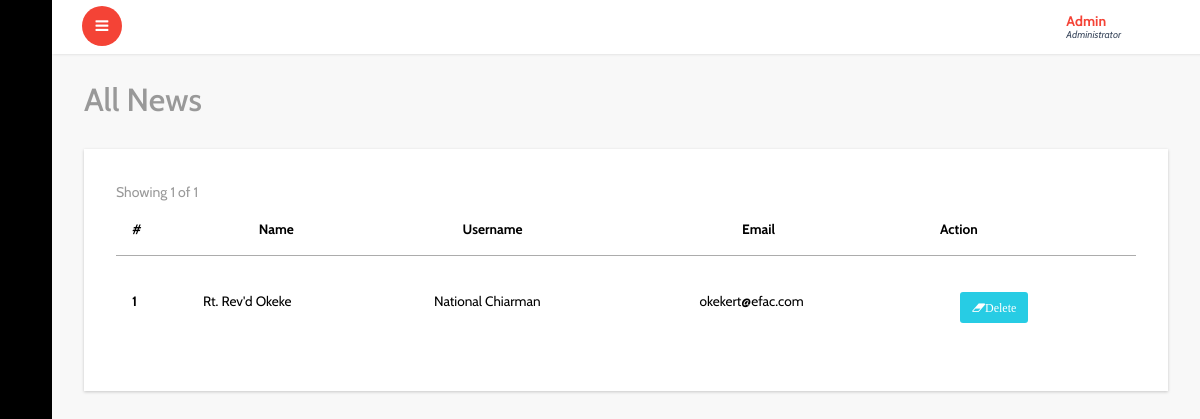
Page /admin/all-excos.php (signed in) on the committed database.
### tables this page shows
CREATE TABLE `excos` (
  `id` int(11) NOT NULL,
  `name` varchar(75) NOT NULL,
  `office` varchar(75) NOT NULL,
  `zone` varchar(75) NOT NULL,
  `phone` varchar(12) NOT NULL,
  `email` varchar(75) NOT NULL
);

### idiorm.php (called while the page is built, shortened)
<?php
    class ORM implements ArrayAccess {
        protected static $_default_config = array(
            'connection_string' => 'sqlite::memory:',
            'id_column' => 'id',
            'id_column_overrides' => array(),
            'error_mode' => PDO::ERRMODE_EXCEPTION,
            'username' => null,
            'password' => null,
            'driver_options' => null,
            'identifier_quote_character' => null,
            'limit_clause_style' => null,
            'logging' => false,
            'logger' => null,
            'caching' => false,
            'caching_auto_clear' => false,
            'return_result_sets' => false,
        );
        protected static $_config = array();
        protected static $_db = array();
        protected static $_last_statement = null;
        protected $_connection_name;
        protected $_table_name;
        protected $_values = array();
        protected $_result_columns = array('*');
        protected $_join_sources = array();
        protected $_order_by = array();
        protected $_group_by = array();
        public static function configure($key, $value = null, $connection_name = self::DEFAULT_CONNECTION) {
            if (is_array($key)) {
                foreach ($key as $conf_key => $conf_value) {
                    self::configure($conf_key, $conf_value, $connection_name);
                }
            } else {
                if (is_null($value)) {
                    $value = $key;
                    $key = 'connection_string';
                }
                self::$_config[$connection_name][$key] = $value;
            }
        }
        public static function for_table($table_name, $connection_name = self::DEFAULT_CONNECTION) {
            return new self($table_name, array(), $connection_name);
        }
        protected static function _setup_db_config($connection_name) {
            if (!array_key_exists($connection_name, self::$_config)) {
                self::$_config[$connection_name] = self::$_default_config;
            }
        }
        public static function set_db($db, $connection_name = self::DEFAULT_CONNECTION) {
            self::$_db[$connection_name] = $db;
        }
        protected static function _setup_identifier_quote_character($connection_name) {
            if (is_null(self::$_config[$connection_name]['identifier_quote_character'])) {
                self::$_config[$connection_name]['identifier_quote_character'] =
                    self::_detect_identifier_quote_character($connection_name);
            }
        }
        public static function _setup_limit_clause_style($connection_name) {
            if (is_null(self::$_config[$connection_name]['limit_clause_style'])) {
                self::$_config[$connection_name]['limit_clause_style'] =
                    self::_detect_limit_clause_style($connection_name);
            }
        }
        protected static function _detect_identifier_quote_character($connection_name) {
            switch(self::get_db($connection_name)->getAttribute(PDO::ATTR_DRIVER_NAME)) {
                case 'mysql':
                case 'sqlite':
                case 'sqlite2':
                default:
                    return '`';
            }
        }
        protected static function _detect_limit_clause_style($connection_name) {
            switch(self::get_db($connection_name)->getAttribute(PDO::ATTR_DRIVER_NAME)) {
                default:
                    return ORM::LIMIT_STYLE_LIMIT;
            }
        }
        public static function get_db($connection_name = self::DEFAULT_CONNECTION) {
            return self::$_db[$connection_name];
        }
        public static function get_last_statement() {
            return self::$_last_statement;
        }
        protected static function _execute($query, $parameters = array(), $connection_name = self::DEFAULT_CONNECTION) {
            $statement = self::get_db($connection_name)->prepare($query);
            self::$_last_statement = $statement;
            $time = microtime(true);
            $q = $statement->execute();
            return $q;
        }
        protected static function _log_query($query, $parameters, $connection_name, $query_time) {
            if (!self::$_config[$connection_name]['logging']) {
                return false;
            }
            return true;
        }
        protected function __construct($table_name, $data = array(), $connection_name = self::DEFAULT_CONNECTION) {
            $this->_table_name = $table_name;
            $this->_connection_name = $connection_name;
        }
        public function find_array() {
            return $this->_run();
        }
        protected function _build_select() {
            return $this->_join_if_not_empty(" ", array(
                $this->_build_select_start(),
                $this->_build_join(),
                $this->_build_where(),
                $this->_build_group_by(),
                $this->_build_having(),
                $this->_build_order_by(),
                $this->_build_limit(),
                $this->_build_offset(),
            ));
        }
        protected function _build_select_start() {
            $fragment = 'SELECT ';
            $result_columns = join(', ', $this->_result_columns);
            $fragment .= "{$result_columns} FROM " . $this->_quote_identifier($this->_table_name);
            return $fragment;
        }
        protected function _build_join() {
            if (count($this->_join_sources) === 0) {
                return '';
            }
            return join(" ", $this->_join_sources);
        }
        protected function _build_where() {
            return $this->_build_conditions('where');
        }
        protected function _build_having() {
            return $this->_build_conditions('having');
        }
        protected function _build_group_by() {
            if (count($this->_group_by) === 0) {
                return '';
            }
            return "GROUP BY " . join(", ", $this->_group_by);
        }
        protected function _build_conditions($type) {
            $conditions_class_property_name = "_{$type}_conditions";
            if (count($this->$conditions_class_property_name) === 0) {
                return '';
            }
            $conditions = array();
            return strtoupper($type) . " " . join(" AND ", $conditions);
        }
        protected function _build_order_by() {
            if (count($this->_order_by) === 0) {
                return '';
            }
            return "ORDER BY " . join(", ", $this->_order_by);
        }
        protected function _build_limit() {
            $fragment = '';
            return $fragment;
        }
        protected function _build_offset() {
            return '';
        }
        protected function _join_if_not_empty($glue, $pieces) {
            $filtered_pieces = array();
            foreach ($pieces as $piece) {
                if (is_string($piece)) {
                    $piece = trim($piece);
                }
                if (!empty($piece)) {
                    $filtered_pieces[] = $piece;
                }
            }
            return join($glue, $filtered_pieces);
        }
        protected function _quote_one_identifier($identifier) {
            $parts = explode('.', $identifier);
            $parts = array_map(array($this, '_quote_identifier_part'), $parts);
            return join('.', $parts);
        }
        protected function _quote_identifier($identifier) {
            if (is_array($identifier)) {
                $result = array_map(array($this, '_quote_one_identifier'), $identifier);
                return join(', ', $result);
            } else {
                return $this->_quote_one_identifier($identifier);
            }
        }
        protected function _quote_identifier_part($part) {
            $quote_character = self::$_config[$this->_connection_name]['identifier_quote_character'];
            return $quote_character .
                   str_replace($quote_character,
                               $quote_character . $quote_character,
                               $part
                   ) . $quote_character;
        }
        protected function _run() {
            $query = $this->_build_select();
            $caching_enabled = self::$_config[$this->_connection_name]['caching'];
            self::_execute($query, $this->_values, $this->_connection_name);
            $statement = self::get_last_statement();
            $rows = array();
            while ($row = $statement->fetch(PDO::FETCH_ASSOC)) {
                $rows[] = $row;
            }
            $this->_values = array();
            $this->_result_columns = array('*');
            return $rows;
        }
        public function __call($name, $arguments)
        {
            $method = strtolower(preg_replace('/([a-z])([A-Z])/', '$1_$2', $name));
            if (method_exists($this, $method)) {
                return call_user_func_array(array($this, $method), $arguments);
            } else {
                throw new IdiormMethodMissingException("Method $name() does not exist in class " . get_class($this));
            }
        }
    }

### admin/all-excos.php (the view, shortened to what this page needs)
<?php include"header.php"; ?>
			<div id="page-wrapper">
				<div class="graphs">
					<h3 class="blank1">All News</h3>
					 <div class="xs tabls">
					 <div class="panel-body1">
					   <table class="table">
					    <thead>
							<tr>
							  <th>#</th>
							  <th>Name</th>
							  <th>Username</th>
							  <th>Email</th>
							  <th>Action</th>
							</tr>
						  </thead>
						  <tbody>
						   <?php
                                $tbl_name="excos";
        $get_excos = ORM::for_table("$tbl_name")
                 ->find_array();
	$total_pages = count($get_excos);
	$limit = 10;
	$page = $_GET['page'];
	if($page)
		$start = ($page - 1) * $limit;
	else
		$start = 0;
				$result = $db->prepare("SELECT * FROM excos  ORDER BY id DESC LIMIT $start, $limit");
				$result->execute();
	$next = $page + 1;
	$lastpage = ceil($total_pages/$limit);
	 ?>
                            <span class="text-muted m-r-sm">Showing
                                 <?php if($lastpage == $next-1):?>
                                    <?=$total_pages?>
                                <?php else:?>
                                <?=$page * $limit?>
                            <?php endif;?>
                                of <?=$total_pages?>
                                        </span>
			    </div>
               </div>
                <table class="table">
                      <?php
				for($i=1; $row = $result->fetch(); $i++){
               ?>
							<tr>
							  <th scope="row"><?php echo $i; ?></th>
							  <td><?php echo $row['name']; ?></td>
							  <td><?php echo $row['office']; ?></td>
							  <td><?php echo $row['email']; ?></td>
							  <td>
							    <a href="delete-admin.php?id=<?=$row['id'] ?>" class="fa fa-eraser btn btn-xs btn-success warning_4 delbtn" >Delete</a>
							  </td>
							</tr>
							 <?php } ?>
						</table>
						</div>
						</div>
				</div>
		<?php include"footer.php"; ?>

### rows in the picture
excos: name "Rt. Rev'd Okeke", office "National Chiarman", email "okekert@efac.com"

### other values in the picture
$total_pages "1"
